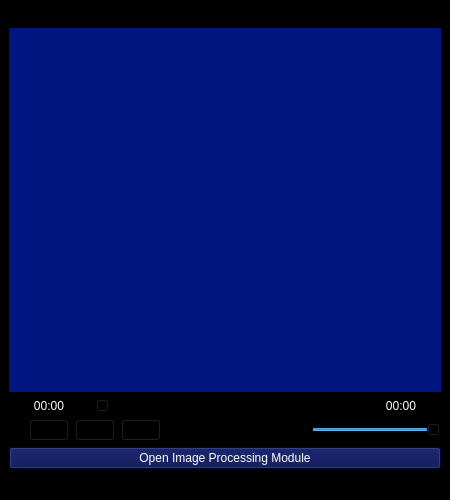
<?xml version="1.0" encoding="UTF-8"?>
<ui version="4.0">
 <class>MainWindow</class>
 <widget class="QMainWindow" name="MainWindow">
  <property name="geometry">
   <rect>
    <x>0</x>
    <y>0</y>
    <width>450</width>
    <height>500</height>
   </rect>
  </property>
  <property name="windowTitle">
   <string>MainWindow</string>
  </property>
  <property name="styleSheet">
   <string notr="true">background-color: rgb(0, 0, 0);</string>
  </property>
  <widget class="QWidget" name="centralwidget">
   <layout class="QVBoxLayout" name="verticalLayout_2">
    <item>
     <widget class="QWidget" name="mediaPlayer" native="true">
      <property name="enabled">
       <bool>true</bool>
      </property>
      <property name="sizePolicy">
       <sizepolicy hsizetype="Expanding" vsizetype="Expanding">
        <horstretch>0</horstretch>
        <verstretch>0</verstretch>
       </sizepolicy>
      </property>
      <property name="focusPolicy">
       <enum>Qt::StrongFocus</enum>
      </property>
      <property name="styleSheet">
       <string notr="true">background-color: rgb(0, 21, 127);</string>
      </property>
     </widget>
    </item>
    <item>
     <layout class="QHBoxLayout" name="horizontalLayout">
      <item>
       <widget class="QLabel" name="currentTime">
        <property name="minimumSize">
         <size>
          <width>80</width>
          <height>0</height>
         </size>
        </property>
        <property name="styleSheet">
         <string notr="true">color: rgb(255, 255, 255);</string>
        </property>
        <property name="text">
         <string>00:00</string>
        </property>
        <property name="alignment">
         <set>Qt::AlignCenter</set>
        </property>
       </widget>
      </item>
      <item>
       <widget class="QSlider" name="timeSlider">
        <property name="orientation">
         <enum>Qt::Horizontal</enum>
        </property>
       </widget>
      </item>
      <item>
       <widget class="QLabel" name="totalTime">
        <property name="minimumSize">
         <size>
          <width>80</width>
          <height>0</height>
         </size>
        </property>
        <property name="styleSheet">
         <string notr="true">color: rgb(255, 255, 255);</string>
        </property>
        <property name="text">
         <string>00:00</string>
        </property>
        <property name="alignment">
         <set>Qt::AlignCenter</set>
        </property>
       </widget>
      </item>
     </layout>
    </item>
    <item>
     <layout class="QHBoxLayout" name="horizontalLayout_2">
      <item>
       <spacer name="horizontalSpacer_2">
        <property name="orientation">
         <enum>Qt::Horizontal</enum>
        </property>
        <property name="sizeType">
         <enum>QSizePolicy::Fixed</enum>
        </property>
        <property name="sizeHint" stdset="0">
         <size>
          <width>20</width>
          <height>20</height>
         </size>
        </property>
       </spacer>
      </item>
      <item>
       <widget class="QPushButton" name="playButton">
        <property name="styleSheet">
         <string notr="true"/>
        </property>
        <property name="text">
         <string/>
        </property>
        <property name="icon">
         <iconset>
          <normaloff>images/control-play.png</normaloff>images/control-play.png</iconset>
        </property>
       </widget>
      </item>
      <item>
       <widget class="QPushButton" name="pauseButton">
        <property name="text">
         <string/>
        </property>
        <property name="icon">
         <iconset>
          <normaloff>images/control-pause.png</normaloff>images/control-pause.png</iconset>
        </property>
       </widget>
      </item>
      <item>
       <widget class="QPushButton" name="stopButton">
        <property name="text">
         <string/>
        </property>
        <property name="icon">
         <iconset>
          <normaloff>images/control-stop-square.png</normaloff>images/control-stop-square.png</iconset>
        </property>
       </widget>
      </item>
      <item>
       <spacer name="horizontalSpacer">
        <property name="orientation">
         <enum>Qt::Horizontal</enum>
        </property>
        <property name="sizeHint" stdset="0">
         <size>
          <width>40</width>
          <height>20</height>
         </size>
        </property>
       </spacer>
      </item>
      <item>
       <widget class="QLabel" name="volumeLabel">
        <property name="text">
         <string/>
        </property>
        <property name="pixmap">
         <pixmap>images/speaker-volume.png</pixmap>
        </property>
       </widget>
      </item>
      <item>
       <widget class="QSlider" name="volumeSlider">
        <property name="maximum">
         <number>100</number>
        </property>
        <property name="value">
         <number>100</number>
        </property>
        <property name="orientation">
         <enum>Qt::Horizontal</enum>
        </property>
       </widget>
      </item>
     </layout>
    </item>
    <item>
     <layout class="QHBoxLayout" name="horizontalLayout_3">
      <item>
       <widget class="QPushButton" name="ipmodulePushButton">
        <property name="styleSheet">
         <string notr="true">background-color: rgb(0, 9, 75);
color: rgb(255, 255, 255);</string>
        </property>
        <property name="text">
         <string>Open Image Processing Module</string>
        </property>
       </widget>
      </item>
     </layout>
    </item>
   </layout>
  </widget>
  <widget class="QMenuBar" name="menubar">
   <property name="geometry">
    <rect>
     <x>0</x>
     <y>0</y>
     <width>450</width>
     <height>26</height>
    </rect>
   </property>
   <widget class="QMenu" name="menuFile">
    <property name="title">
     <string>File</string>
    </property>
    <addaction name="actionOpen"/>
   </widget>
   <addaction name="menuFile"/>
  </widget>
  <widget class="QStatusBar" name="statusbar"/>
  <action name="actionOpen">
   <property name="text">
    <string>Open</string>
   </property>
  </action>
 </widget>
 <resources/>
 <connections/>
</ui>
